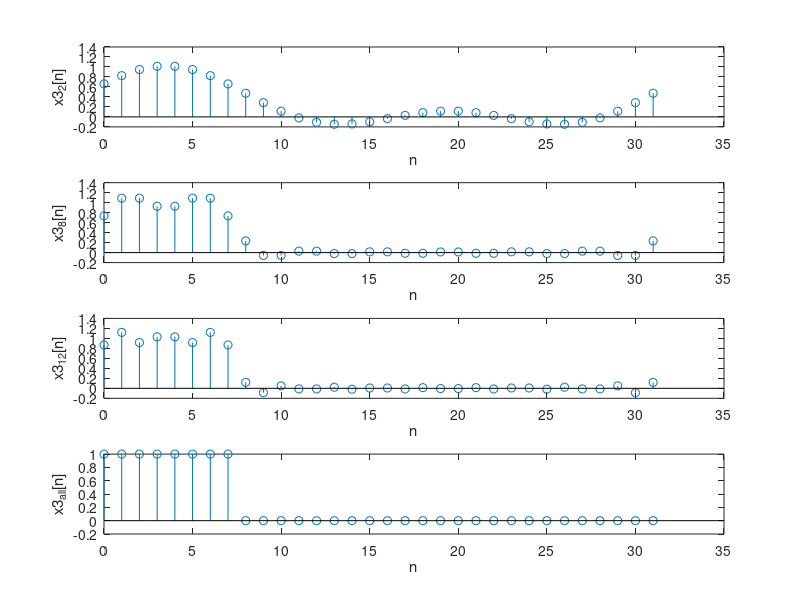

MATLAB code to generate this figure:
x3 = [ones(1, 8), zeros(1, 24)];
a3 = fft(x3) / 32;

a3_2 = [a3(1:5), zeros(1, 27)];

a3_8 = [a3(1:17), zeros(1, 15)];
a3_12 = [a3(1:25), zeros(1, 7)];

for n = 1:32
    x3_2(n) = a3(1);

    for i = 1:2
        x3_2(n) = x3_2(n) + a3(i + 1) * exp(j * i * pi * (n - 1) / 16) + conj(a3(i + 1)) * exp((-j) * i * pi * (n - 1) / 16);
    end

end

for n = 1:32
    x3_8(n) = a3(1);

    for i = 1:8
        x3_8(n) = x3_8(n) + a3(i + 1) * exp(j * i * pi * (n - 1) / 16) + conj(a3(i + 1)) * exp((-j) * i * pi * (n - 1) / 16);
    end

end

for n = 1:32
    x3_12(n) = a3(1);

    for i = 1:12
        x3_12(n) = x3_12(n) + a3(i + 1) * exp(j * i * pi * (n - 1) / 16) + conj(a3(i + 1)) * exp((-j) * i * pi * (n - 1) / 16);
    end

end

x3_all = 32 * ifft(a3);
subplot(411);
stem([0:31], real(x3_2));
xlabel('n'); ylabel('x3_2[n]');
subplot(412);
stem([0:31], real(x3_8));
xlabel('n'); ylabel('x3_8[n]');
subplot(413);
stem([0:31], real(x3_12));
xlabel('n'); ylabel('x3_1_2[n]');
subplot(414);
stem([0:31], real(x3_all));
xlabel('n'); ylabel('x3_a_l_l[n]');
